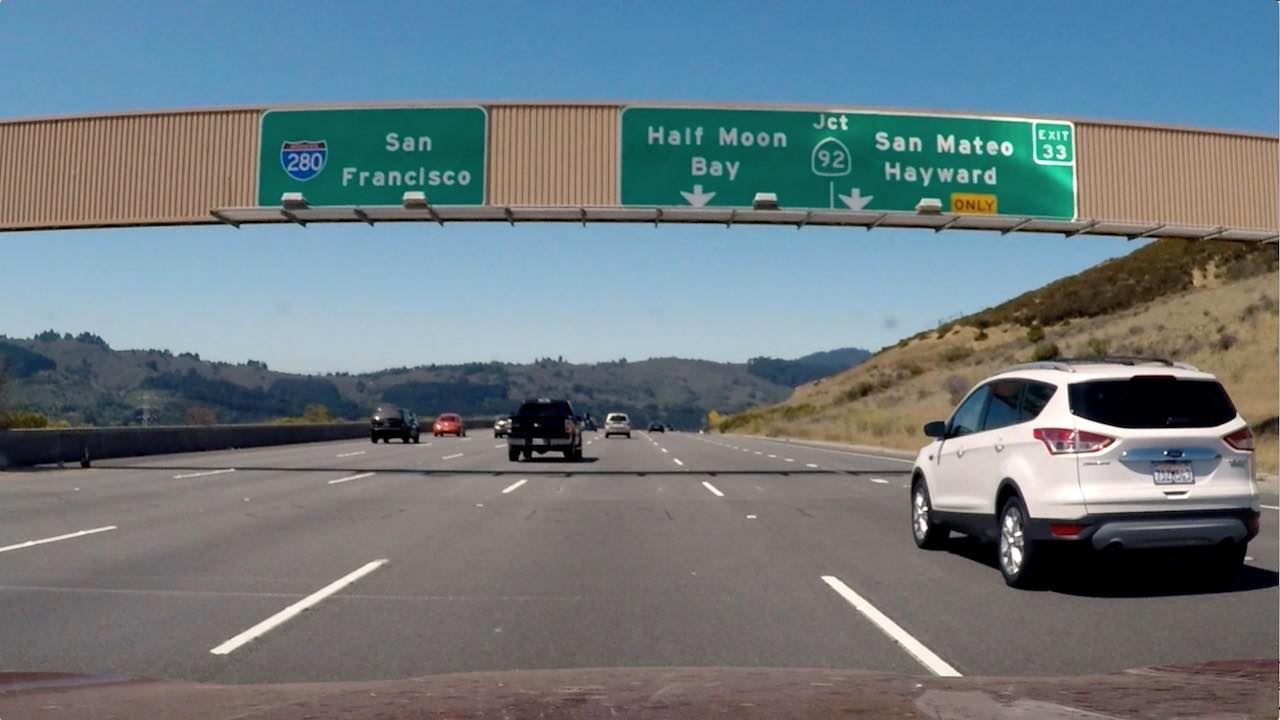
#> input picture L7_GradientsAndColorSpaces/signs_vehicles_xygrad.png, 1280 x 720 px, found by its file name
$ python combining_thresholds.py   (older library calls are emulated)
#> lines starting #> are read from the running program, lines starting #| are printed output that depends on the picture; after the words box and inside, x2 and y2 are one past the last pixel; in counts of white or black regions, pixels touching at a corner belong together
### L7_GradientsAndColorSpaces/apply_sobel.py
import numpy as np
import cv2
import matplotlib.pyplot as plt
import matplotlib.image as mpimg
import pickle


# Read in an image and grayscale it
image = mpimg.imread('L7_GradientsAndColorSpaces/signs_vehicles_xygrad.png')
#> image is the input picture: shape (720, 1280, 3) float32; mean R, G, B 0.428, 0.477, 0.5

# Define a function that applies Sobel x or y,
# then takes an absolute value and applies a threshold.
# Note: calling your function with orient='x', thresh_min=20, thresh_max=100
# should produce output like the example image shown above this quiz.
def abs_sobel_thresh(img, orient='x', sobel_kernel=3, thresh=(0,255)):

    # Apply the following steps to img
    # 1) Convert to grayscale
#> called with orient = 'x', sobel_kernel = 3, thresh = (20, 100)
    gray = cv2.cvtColor(img, cv2.COLOR_RGB2GRAY)
    # 2) Take the derivative in x or y given orient = 'x' or 'y'
    if orient == 'x':
      sobel = cv2.Sobel(gray, cv2.CV_64F, 1, 0, ksize = sobel_kernel)
    elif orient == 'y':
      sobel = cv2.Sobel(gray, cv2.CV_64F, 0, 1, ksize = sobel_kernel)
    # 3) Take the absolute value of the derivative or gradient
    abs_sobel = np.absolute(sobel)
    # 4) Scale to 8-bit (0 - 255) then convert to type = np.uint8
    scaled_sobel = np.uint8(255*abs_sobel/np.max(abs_sobel))
    # 5) Create a mask of 1's where the scaled gradient magnitude
            # is > thresh_min and < thresh_max
    binary_output = np.zeros_like(scaled_sobel)
    binary_output[(scaled_sobel >= thresh[0]) & (scaled_sobel <= thresh[1])] = 1
    # 6) Return this mask as your binary_output image
    return binary_output

# [12 lines that do not run on import are left out]

### L7_GradientsAndColorSpaces/magnitude_of_gradient.py
import numpy as np
import cv2
import matplotlib.pyplot as plt
import matplotlib.image as mpimg
import pickle

# Read in an image
image = mpimg.imread('L7_GradientsAndColorSpaces/signs_vehicles_xygrad.png')

# Define a function that applies Sobel x and y,
# then computes the magnitude of the gradient
# and applies a threshold
def mag_thresh(img, sobel_kernel=3, thresh=(0, 255)):

    # Apply the following steps to img
    # 1) Convert to grayscale
    gray = cv2.cvtColor(img, cv2.COLOR_RGB2GRAY)
    # 2) Take the gradient in x and y separately
    if sobel_kernel %2 == 1:
      sobel_x = cv2.Sobel(gray, cv2.CV_64F, 1, 0, ksize = sobel_kernel)
      sobel_y = cv2.Sobel(gray, cv2.CV_64F, 0, 1, ksize = sobel_kernel)
    else:
      raise ValueError("sobel kernel can only be an uneven number")
    # 3) Calculate the magnitude
    grad_mag = np.sqrt(sobel_x**2 + sobel_y**2)
    # 4) Scale to 8-bit (0 - 255) and convert to type = np.uint8
    scaled_grad_mag = np.uint8(255*grad_mag/np.max(grad_mag))
    # 5) Create a binary mask where mag thresholds are met
    binary_output = np.zeros_like(scaled_grad_mag)
    binary_output[(scaled_grad_mag >= thresh[0]) & (scaled_grad_mag <= thresh[1])] = 1
    # 6) Return this mask as your binary_output image
    return binary_output

# [12 lines that do not run on import are left out]

### L7_GradientsAndColorSpaces/direction_of_gradient.py
import numpy as np
import cv2
import matplotlib.pyplot as plt
import matplotlib.image as mpimg
import pickle


# Read in an image
image = mpimg.imread('L7_GradientsAndColorSpaces/signs_vehicles_xygrad.png')

# Define a function that applies Sobel x and y,
# then computes the direction of the gradient
# and applies a threshold.
def dir_threshold(img, sobel_kernel=3, thresh=(0, np.pi/2)):

    # Apply the following steps to img
    # 1) Convert to grayscale
    gray = cv2.cvtColor(img, cv2.COLOR_RGB2GRAY)
    # 2) Take the gradient in x and y separately
    if sobel_kernel %2 == 1:
      sobel_x = cv2.Sobel(gray, cv2.CV_64F, 1, 0, ksize = sobel_kernel)
      sobel_y = cv2.Sobel(gray, cv2.CV_64F, 0, 1, ksize = sobel_kernel)
    else:
      raise ValueError("sobel kernel can only be an uneven number")
    # 3) Take the absolute value of the x and y gradients
    abs_sobel_x = np.absolute(sobel_x)
    abs_sobel_y = np.absolute(sobel_y)
    # 4) Use np.arctan2(abs_sobely, abs_sobelx) to calculate the direction of the gradient
    grad_dir = np.arctan2(abs_sobel_y, abs_sobel_x)
    # 5) Create a binary mask where direction thresholds are met
    binary_output = np.zeros_like(grad_dir)
    binary_output[(grad_dir >= thresh[0]) & (grad_dir <= thresh[1])] = 1
    # 6) Return this mask as your binary_output image
    return binary_output

# [12 lines that do not run on import are left out]

### L7_GradientsAndColorSpaces/combining_thresholds.py
import numpy as np
import cv2
import matplotlib.pyplot as plt
import matplotlib.image as mpimg
import pickle


from apply_sobel import abs_sobel_thresh
from magnitude_of_gradient import mag_thresh
from direction_of_gradient import dir_threshold

# Read in an image
image = mpimg.imread('L7_GradientsAndColorSpaces/signs_vehicles_xygrad.png')

# Choose a Sobel kernel size
ksize = 3 # Choose a larger odd number to smooth gradient measurements

# Apply each of the thresholding functions
gradx = abs_sobel_thresh(image, orient='x', sobel_kernel=ksize, thresh=(20, 100))
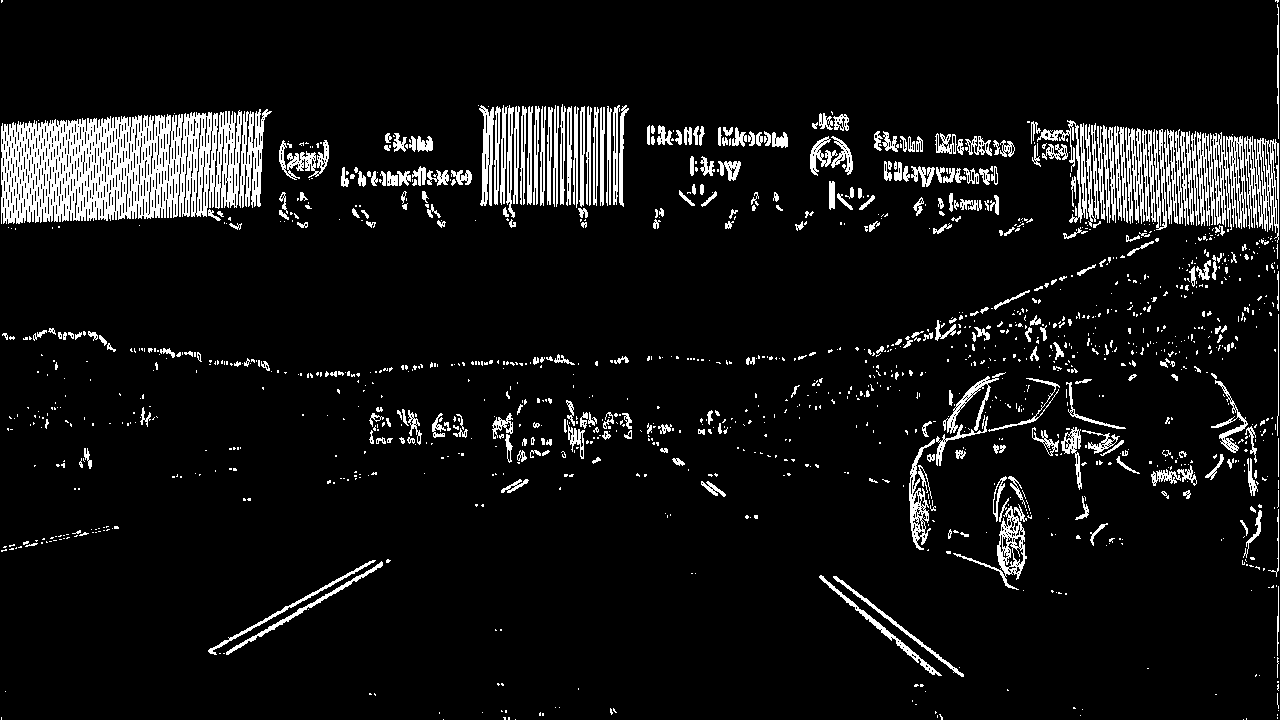
#> gradx: shape (720, 1280); values 0 (black) and 1 (white), 7.9% white; 1378 white regions (1040 under 20 px), largest, box (x1, y1, x2, y2) and area: (1, 110, 242, 224) 18700, (1197, 132, 1247, 230) 2653, (1244, 136, 1279, 243) 1807
grady = abs_sobel_thresh(image, orient='y', sobel_kernel=ksize, thresh=(20, 100))
#> call 2 of abs_sobel_thresh, with orient = 'y', sobel_kernel = 3, thresh = (20, 100)
#> in abs_sobel_thresh (call 2), `sobel = cv2.Sobel(gray, cv2.CV_64F, 0, 1, ksize = sobel_kernel)`:
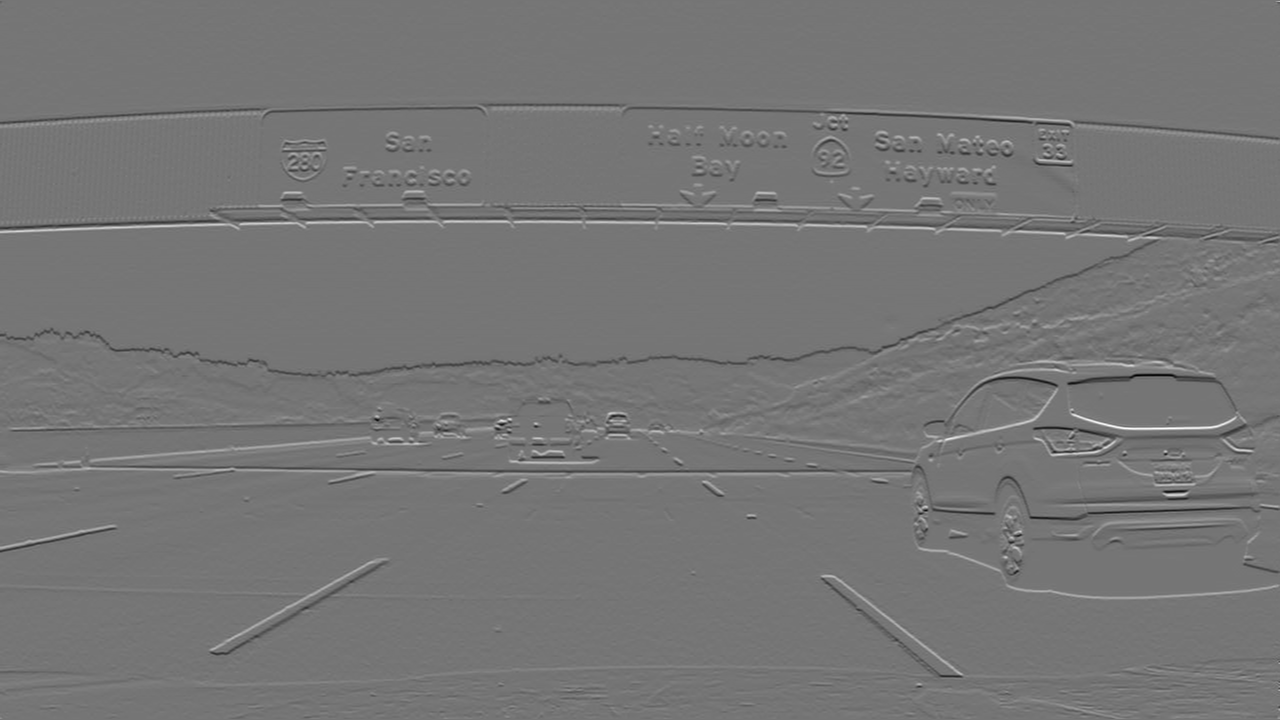
#> sobel: shape (720, 1280) float64; min -3.12, max 3.62, mean -0.00103; drawn with min black and max white
#> grady: shape (720, 1280); values 0 (black) and 1 (white), 8.2% white; 1385 white regions (1043 under 20 px), largest, box (x1, y1, x2, y2) and area: (0, 103, 1280, 145) 6510, (0, 460, 930, 494) 6192, (811, 194, 1280, 247) 4636
mag_binary = mag_thresh(image, sobel_kernel=ksize, thresh=(30, 100))
#> mag_binary: shape (720, 1280); values 0 (black) and 1 (white), 9.8% white in thin lines or dots
dir_binary = dir_threshold(image, sobel_kernel=ksize, thresh=(0.7, 1.3))
#> in dir_threshold, `grad_dir = np.arctan2(abs_sobel_y, abs_sobel_x)`:
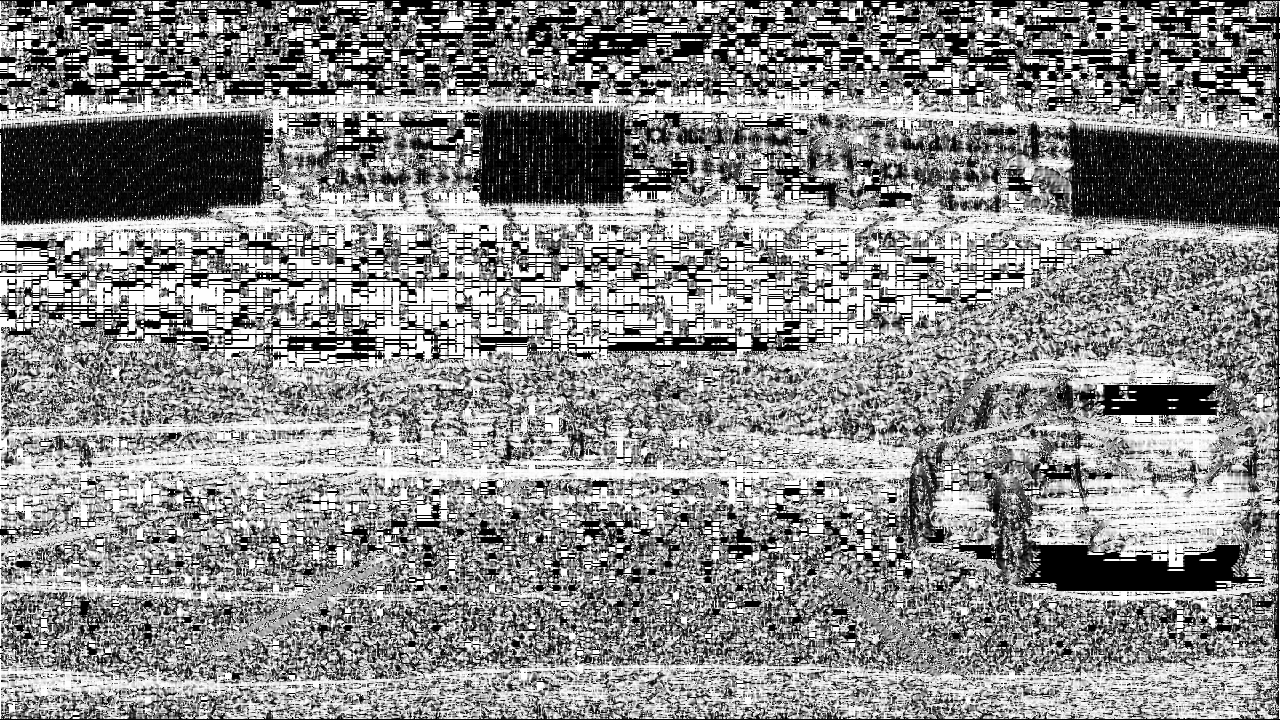
#> grad_dir: shape (720, 1280) float64; min 0, max 1.57, mean 0.861; drawn with min black and max white
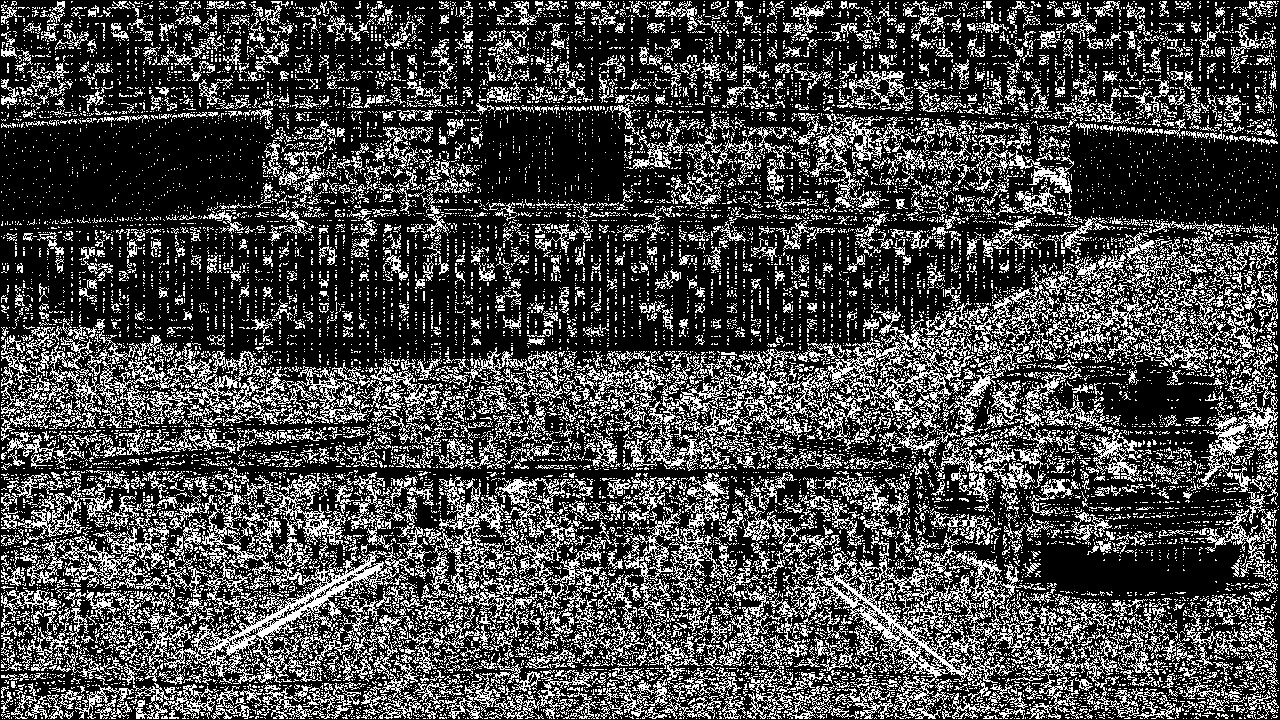
#> dir_binary: shape (720, 1280) float64; values 0 (black) and 1 (white), 28.2% white in thin lines or dots

# Conbine masks
combined = np.zeros_like(dir_binary)
combined[((gradx == 1) & (grady == 1)) | ((mag_binary == 1) & (dir_binary == 1))] = 1

# set font size of plot figure to 8 pt
plt.rcParams.update({'font.size': 8})

# plot figure in max window size
# manager = plt.get_current_fig_manager()
# manager.window.showMaximized()

# Plot the result
f, ((ax1, ax2, ax3), (ax4, ax5, ax6)) = plt.subplots(2, 3, figsize=(24, 9))
f.tight_layout()

ax1.imshow(image)
ax1.set_title('Original Image')
ax4.imshow(combined, cmap='gray')
ax4.set_title('Combined Image')
ax2.imshow(gradx, cmap='gray')
ax2.set_title('Grad X')
ax3.imshow(grady, cmap='gray')
ax3.set_title('Grad Y')
ax5.imshow(mag_binary, cmap='gray')
ax5.set_title('Grad Magnitude')
ax6.imshow(dir_binary, cmap='gray')
ax6.set_title('Grad Direction')

plt.subplots_adjust(left=0., right=1, top=0.9, bottom=0.)
plt.show()
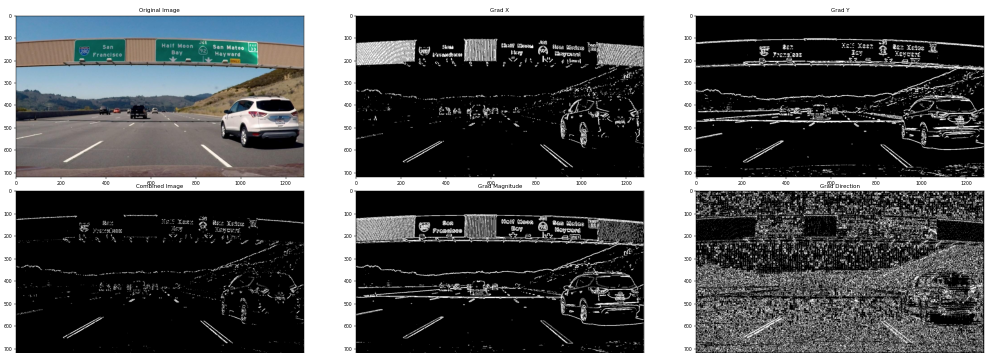
#> figure drawn by matplotlib, 6 panels

$ run again, with L7_GradientsAndColorSpaces/bridge_shadow.jpg saved as L7_GradientsAndColorSpaces/signs_vehicles_xygrad.png
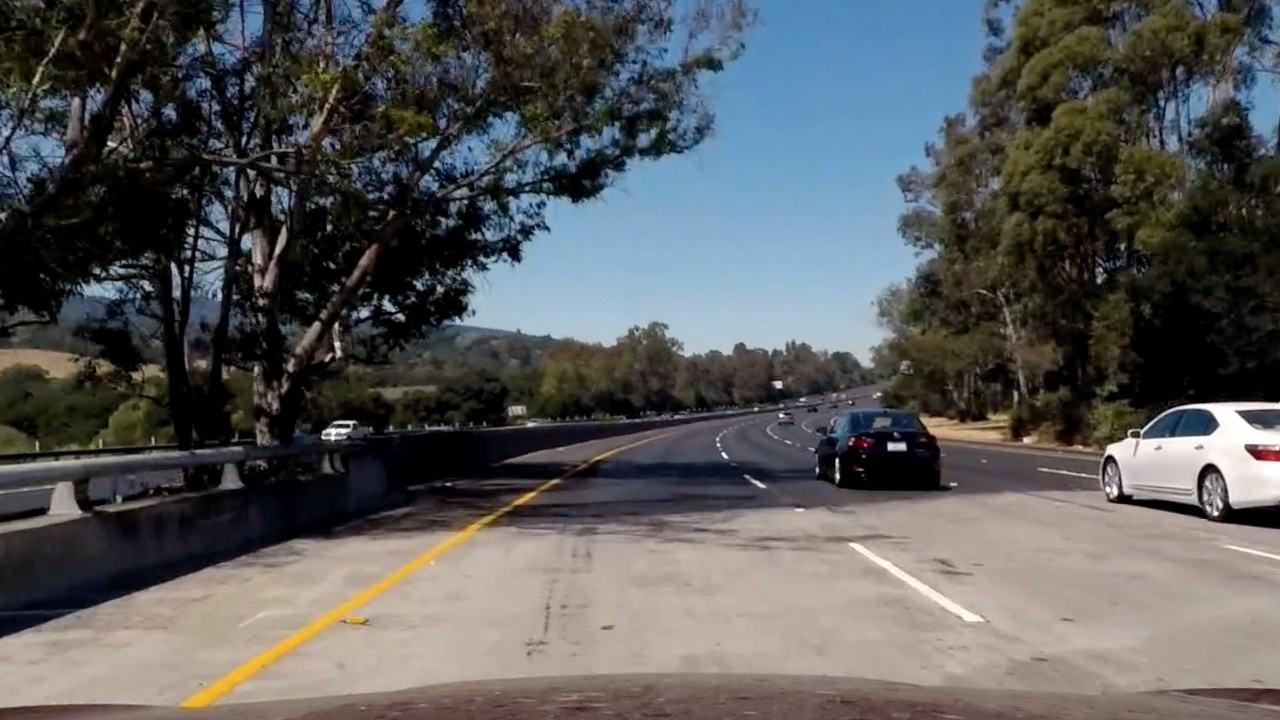
#> input picture L7_GradientsAndColorSpaces/bridge_shadow.jpg, 1280 x 720 px, found by its file name
#> image is the input picture: shape (720, 1280, 3) float32; mean R, G, B 0.352, 0.356, 0.356
#> `gradx = abs_sobel_thresh(image, orient='x', sobel_kernel=ksize, thresh..`:
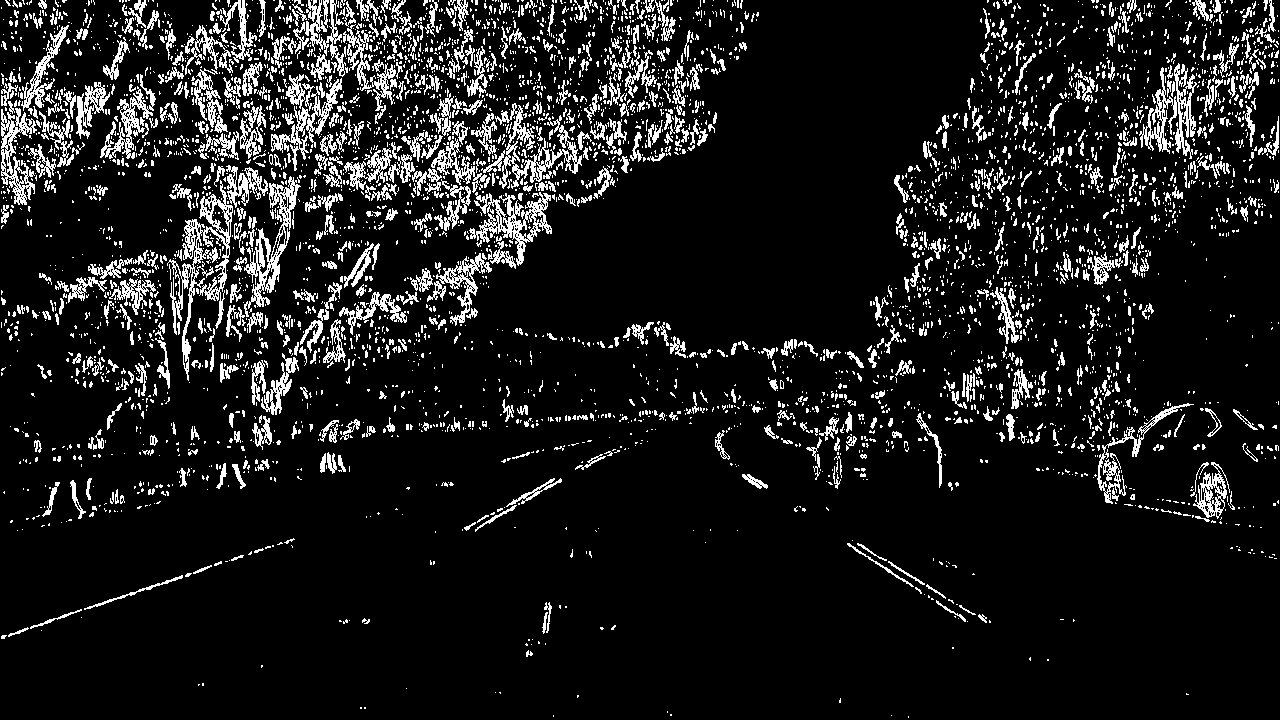
#> gradx: shape (720, 1280); values 0 (black) and 1 (white), 10.7% white in thin lines or dots
#> grady: shape (720, 1280); values 0 (black) and 1 (white), 13.3% white in thin lines or dots
#> mag_binary: shape (720, 1280); values 0 (black) and 1 (white), 13% white in thin lines or dots
#> `dir_binary = dir_threshold(image, sobel_kernel=ksize, thresh=(0.7, 1.3))`:
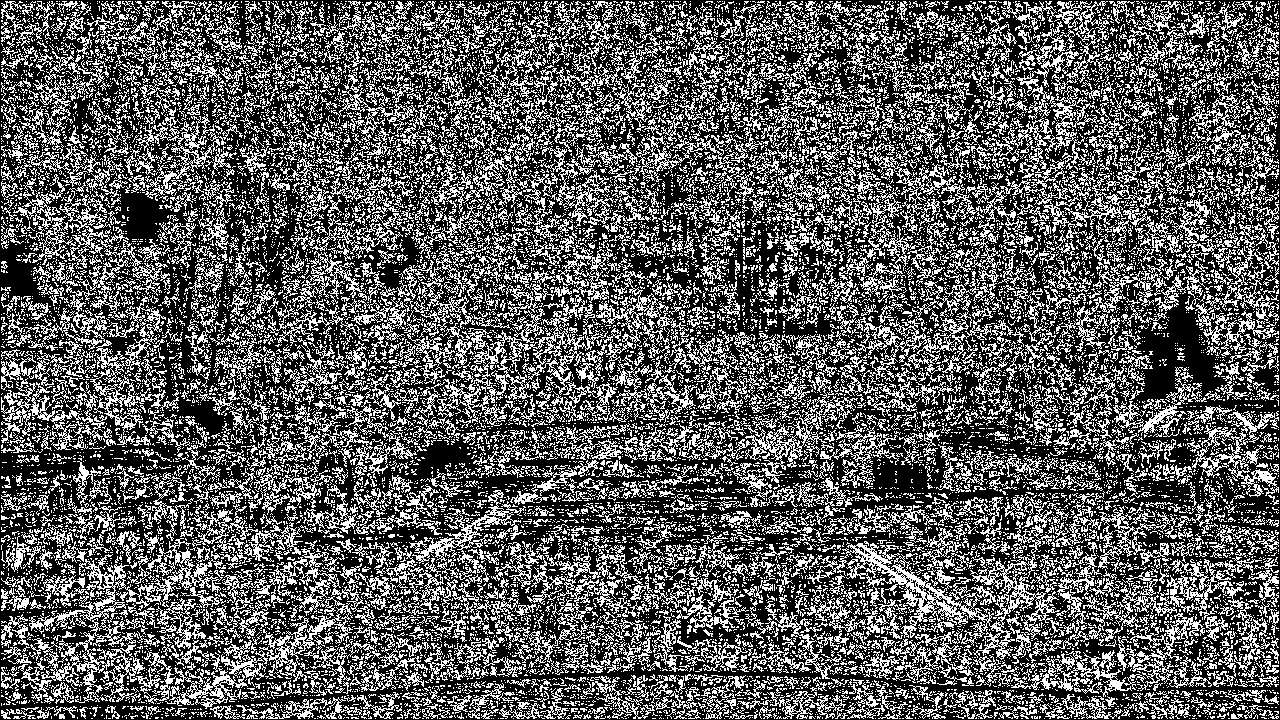
#> dir_binary: shape (720, 1280) float64; values 0 (black) and 1 (white), 35.6% white in thin lines or dots
